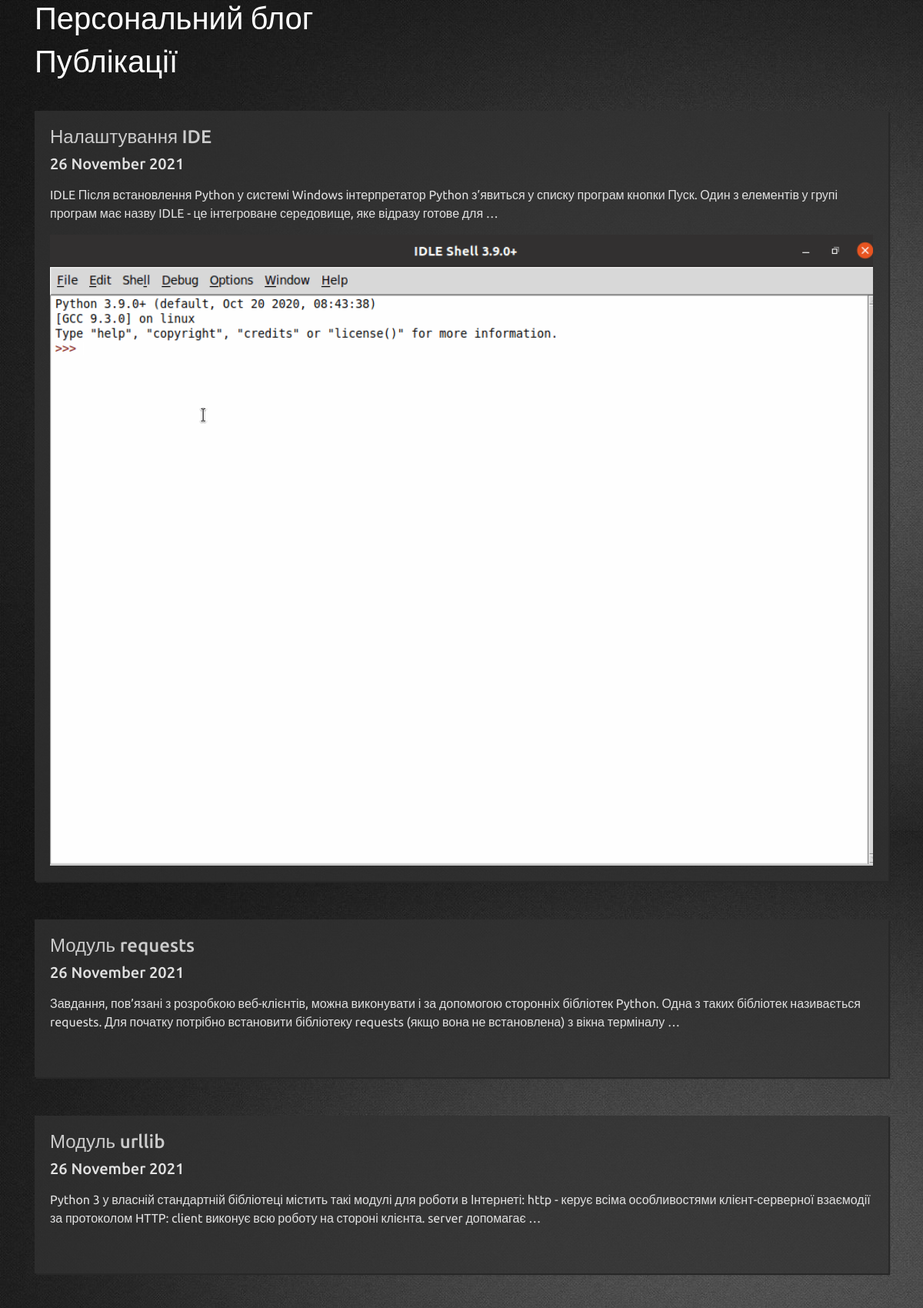
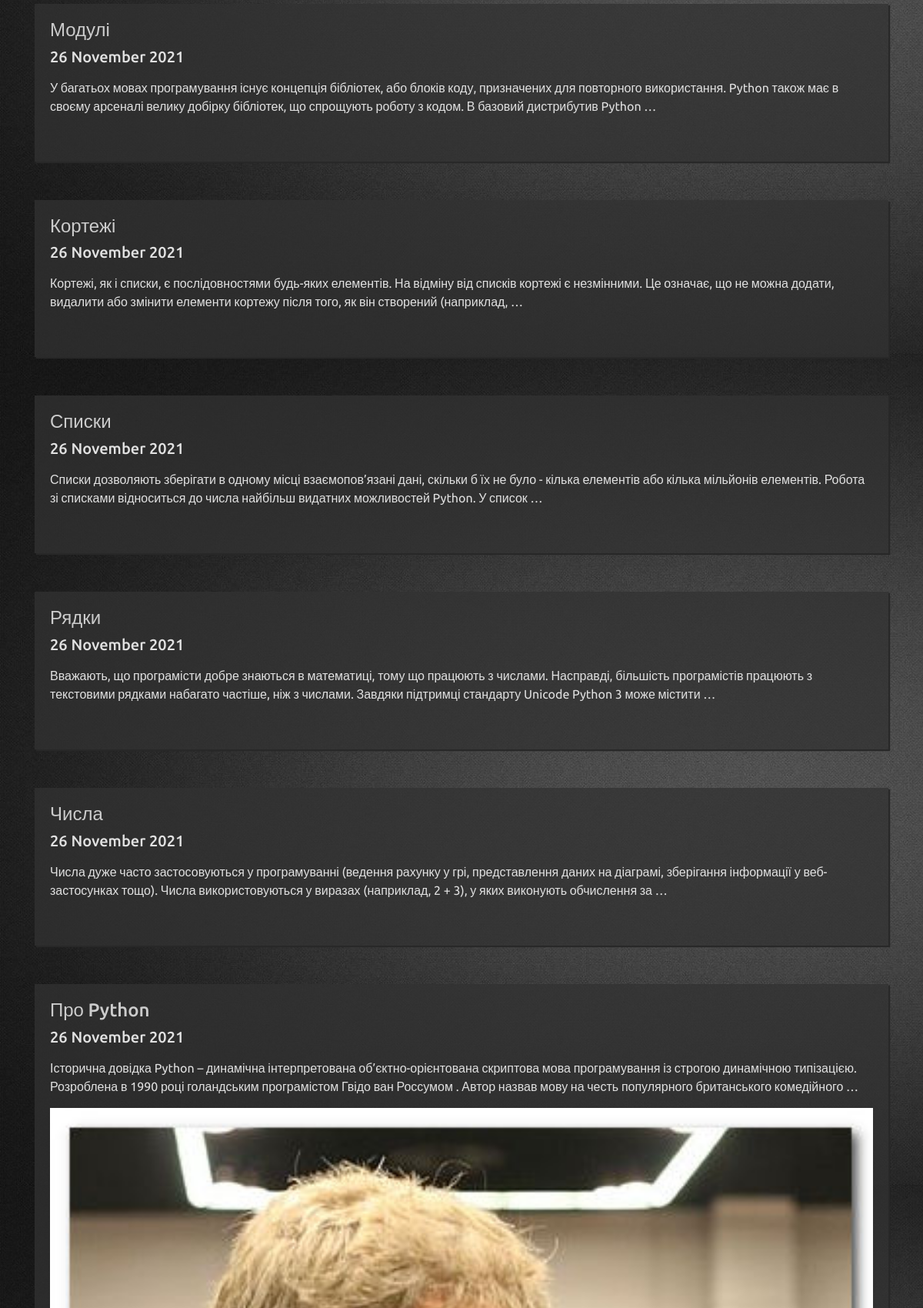
The page /articles (upper part) on the database its author committed (2 pictures, top to bottom).
### app_blog/models.py (models this page shows, shortened)
class Article(models.Model):
    title = models.CharField(u'Заголовок', max_length=256, help_text=u'Максимумм до 256 символів')
    description = models.TextField(blank=True, verbose_name=u'Опис')
    pub_date = models.DateTimeField(u'Дата публікації', default=timezone.now())
    slug = models.SlugField(u'Слаг', unique_for_date='pub_date')
    main_page = models.BooleanField(u'Головна', default=False, help_text='Показувати на головній сторінці')
    category = models.ForeignKey(Category, related_name='articles', blank=True, null=True, verbose_name=u'Категорія',
                                 on_delete=models.CASCADE)
    objects = models.Manager()
    class Meta:
        ordering = ['-pub_date']
        verbose_name = u'Стаття'
        verbose_name_plural = u'Статті'
    def get_absolute_url(self):
        try:
            url = reverse("news-datail", kwargs={'year': self.pub_date.strftime("%Y"),
                                                 'month': self.pub_date.strftime("%m"),
                                                 'day': self.pub_date.strftime("%d"),
                                                 'slug': self.slug, })
        except:
            url = "/"
        return url

class ArticleImage(models.Model):
    article = models.ForeignKey(Article, verbose_name=u'Стаття', related_name='images', on_delete=models.CASCADE)
    image = models.ImageField(u'Фото', upload_to='photos')
    title = models.CharField(u'Заголовок', max_length=256, help_text=u'Максимум 256 символів', blank=True)
    class Meta:
        verbose_name = u'Фото для статті'
        verbose_name_plural = u'Фото для статті'

### app_blog/views.py (the view)
# urls.py: path(r'articles', ArticleList.as_view(), name='articles-list'),
class ArticleList(ListView):
    model = Article
    template_name = 'articles_list.html'
    context_object_name = 'items'
    def get_context_data(self, *args, **kwargs):
        context = super(ArticleList, self).get_context_data(*args, **kwargs)
        try:
            context['category'] = Category.objects.get(slug=self.kwargs.get('slug'))
        except Exception:
            context['category'] = None
        return context
    def get_queryset(self, *args, **kwargs):
        articles = Article.objects.all()
        return articles

### app_blog/templates/articles_list.html (shortened to what this page needs)
<!DOCTYPE html>
<html lang="en">
<head>
</head>
<body>
{% extends "base.html" %}
{% load static %}
{% block content %}{% endblock %}

### app_blog/static/css/main.css (style rules this page uses)
div > h1 { color: #09b3bf; }
div.container-image > img { width: 100%; }
body { background-image: url('../img/bg.jpg'); background-repeat: repeat-y; }
div > h1 { color: #fff; font-family: 'Ubuntu', sans-serif; }
.article-block a, .article-detail a, .articles-row a { color: #cccccc; font-family: 'Ubuntu', sans-serif; }
.article-detail, .articles-row { background: rgba(50, 50, 50, 0.75); color: #e1e1e1; font-family: 'Ubuntu', sans-serif; box-shadow: 2px 2px 1px #282828; padding: 20px; margin-bottom: 50px; }

### rows shown on the page
Article: pub_date+slug+title "Публікації Налаштування IDE 26 November 2021 IDLE Після встановлення Python у системі Windows інтерпретатор Python з’явиться у списку програм кнопки Пуск. Один з елементів у групі програм має назву IDLE - це інтегроване середовище, яке відразу готове для … Модуль requests 26 November 2021 Завдання, пов’язані з розробкою веб-клієнтів, можна виконувати і за допомогою сторонніх бібліотек Python. Одна з таких бібліотек називається requests. Для початку потрібно встановити бібліотеку requests (якщо вона не встановлена) з вікна терміналу … Модуль urllib 26 November 2021 Python 3 у власній стандартній бібліотеці містить такі модулі для роботи в Інтернеті: http - керує всіма особливостями…", pub_date+slug+title (picture)
